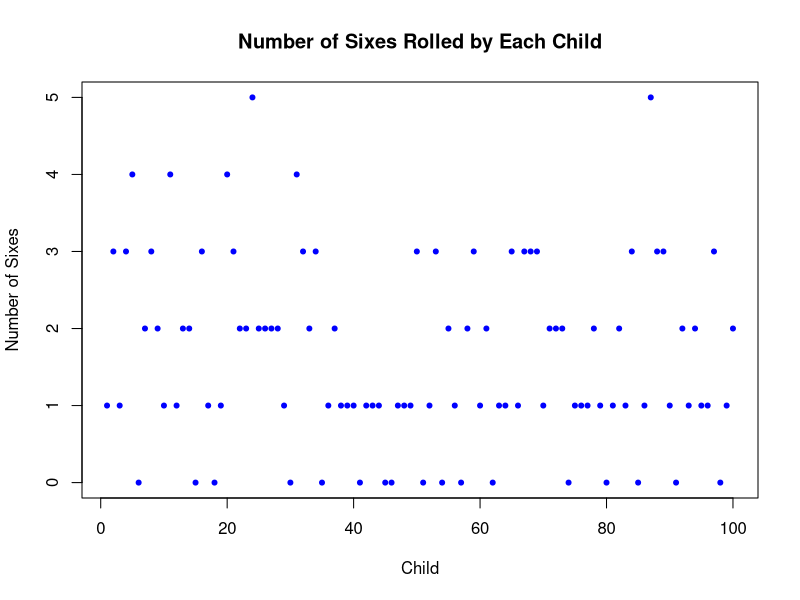
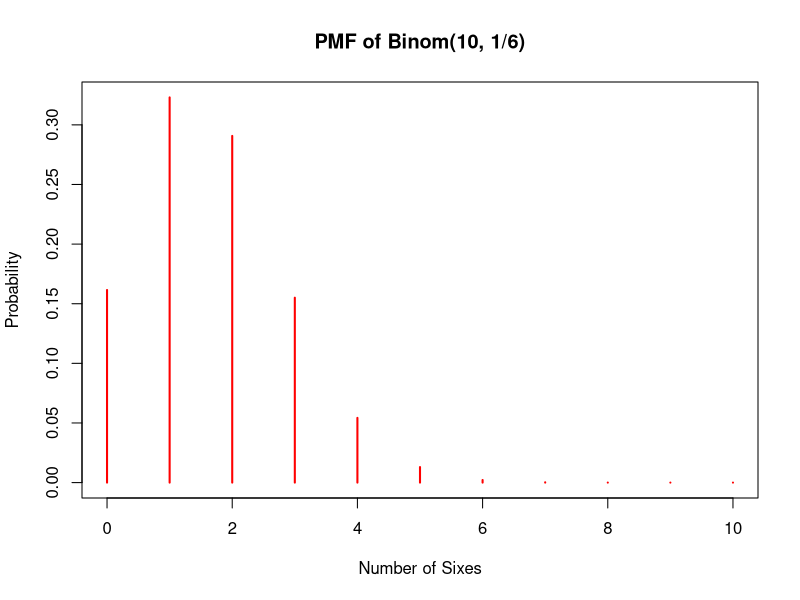
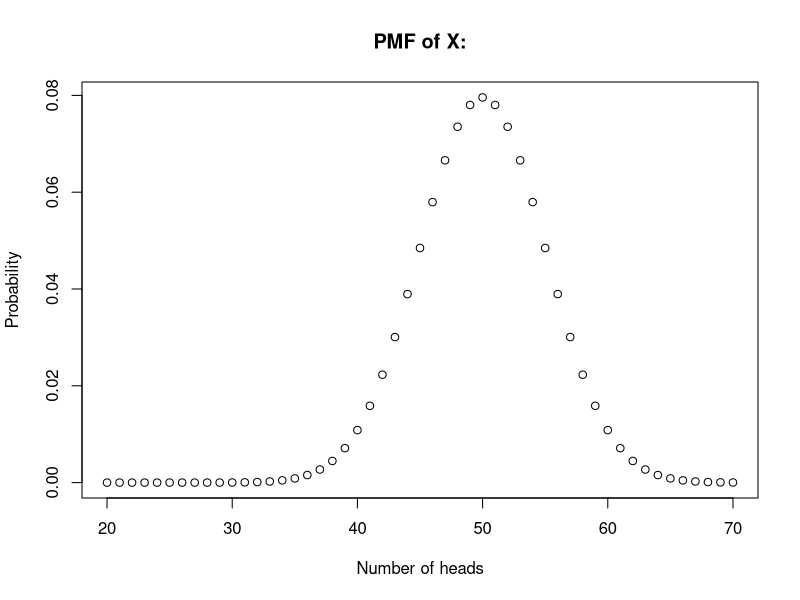
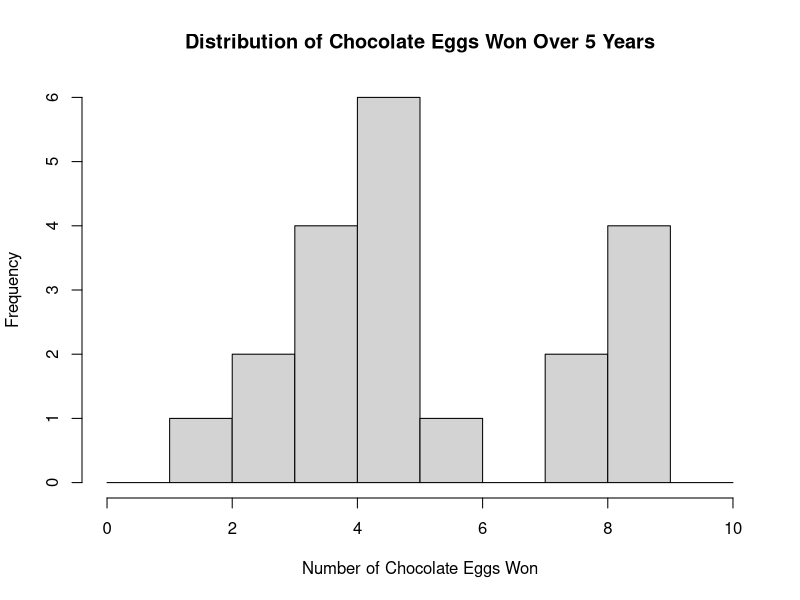

R code for these plots, in order:
#Exercise 1
x <- c(-1,2,3,0,2,-1,1,4)
#extracting the fourth value of x
x[4]
new_x <- c(x[2], x[3], x[4], x[5])
x[1 <= x & x <= 3]
x[x < 1 | x > 3]
x[0]=-7
y <- (1:100)/101
z <- (1:100)
sum(y^2)
sum(c(1,12)^3)-sum(c(9,10)^3)
a = c(1:5)
b = c(0,6,4,0,6)
a > 3
a >= 3
a > b
max(a,b)
pmax(a,b)
sum(a[a>b])
exp(log(2)^2)
c(1,1,1,1,1,1)+c(2,3)
c(1,1,1,1,1)+c(2,3) #does not work

#Exercise 2
# 100 trials, r.v. X is the number of times 6 is gotten, probability is 1/6 
# P(X = 25) using dbinom and P(X <= 25) - P(x<=24) with pbinom 
n = 25
N = 100
p = 1/6

#first one with dbinom
result1 = dbinom(n,N,p)
#second one with pbinom
result2a = pbinom(n,N,p)
result2b = pbinom((n-1),N,p)
result2 = result2a - result2b
print(result1)
print(result2)


#Exercise 3
#Simulating outcome of the experiment whereby 100 children Roll a die 10 times each and we count num of 6s
#x - result for each of the 100 children  --> 

#repeat 100 times
n = 10
N = 100
p = 1/6 
set.seed(123)  # Set a seed for reproducibility
number_of_sixes <- rbinom(n = 100, size = 10, prob = 1/6)
print(number_of_sixes)

#making the 
children <- 1:100  # x coordinates
plot(children, number_of_sixes, pch = 20, main = "Number of Sixes Rolled by Each Child",
     xlab = "Child", ylab = "Number of Sixes", col = "blue")

# Probability mass function for Binom(10, 1/6)
x <- 0:10  # Possible number of sixes
pmf <- dbinom(x, size = 10, prob = 1/6)
plot(x, pmf, type = "h", lwd = 2, main = "PMF of Binom(10, 1/6)",
     xlab = "Number of Sixes", ylab = "Probability", col = "red")

#d no they do not 





#HOMEWORK

#Problem 1
#a)
pmf.of.hundredheads <- dbinom(20:70, size=100, prob=1/2)
plot(20:70, pmf.of.hundredheads, xlab = "Number of heads" , ylab = "Probability", main = "PMF of X:")

#b)
#Event 1 - less or equal to 40
prob.E1.fair = pbinom(40, size=100, prob =1/2)
print(prob.E1.fair)

#Event 2 - greater than or equal to 70
prob.E2.fair = 1 - pbinom(69, size=100, prob=1/2)
print(prob.E2.fair)

#c)
#Coin 1 
likelihood.faircoin1 = dbinom(40, size=100, prob=1/2)
likelihood.biasedcoin1 = dbinom(40, size=100, prob=2/3)
print(likelihood.faircoin1)
print(likelihood.biasedcoin1)

# For Coin 2, do the same comparison
likelihood.faircoin2 = dbinom(70, size = 100, prob = 0.5)
likelihood.biasedcoin2 = dbinom(70, size = 100, prob = 2/3)
print(likelihood.faircoin2)
print(likelihood.biasedcoin2)

#coin2 is more likely biased since the probability of it being biased is higher than it being fair.
#coin1 is more likely fair since probability of coin1 being fair is higher than biased.


#d)
E3.eventlist = c(2,4,6,8,10)

# Event 1 - X is even for a fair coin
prob.E3.fair = sum(dbinom(E3.eventlist, size=10, prob=1/2))
print(prob.E1.fair)

# Event 2 - X is even for a biased coin (prob = 2/3)
prob.E1.biased = sum(dbinom(E3.eventlist, size=10, prob=2/3))
print(prob.E1.biased)


#Problem 2
#a)
n.values <- 10^(1:6)
computed.values <- (1 - 1/n.values)^n.values
print(computed.values)

#b)
#To calculate (1) from part a) we can rearrange it as (n-1/n)^n or in terms of known term (1+1/n)^n. 
#Which if we set m = n-1 then we get, (m+1/m)^-(m+1) which can be rearranged to [(m+1/m)^m]^-1.
#Multiplied by (1 + 1/m)^-1 = 1/e x 1 = 1/e.

#c)
#prob of individual bernoulli trial 
indvtrial <- 1 - (1/6) * (1/52)
#prob of all 312 not wimming
prob.nobodywins <- indvtrial^312
print(paste("The probability that nobody wins a chocolate egg in one class is:", prob.nobodywins))


#d) i) 
#since independent 
no.win.5yrs <- prob.nobodywins^5
print(paste("The probability that not a single chocolate egg is won over the five-year period is:", prob.nobodywins))


#d) ii)

#binom 
size <- 312
prob.win <- (1/6) * (1/52)
totaldist <- 5 * size * prob.win

sample <- 20
sampleoutput <- rbinom(sample, size * 5, prob.win)
print(sampleoutput)
#histogram of it all  
hist(sampleoutput, breaks = seq(0, max(sampleoutput) + 1, by = 1), main = "Distribution of Chocolate Eggs Won Over 5 Years", xlab = "Number of Chocolate Eggs Won", ylab = "Frequency")



